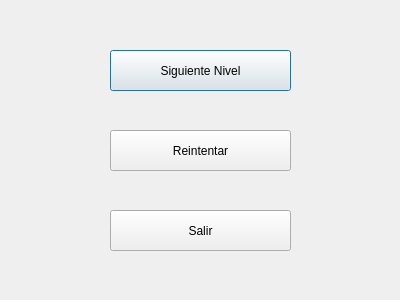
<?xml version="1.0" encoding="UTF-8"?>
<ui version="4.0">
 <class>Options2</class>
 <widget class="QDialog" name="Options2">
  <property name="geometry">
   <rect>
    <x>0</x>
    <y>0</y>
    <width>400</width>
    <height>300</height>
   </rect>
  </property>
  <property name="windowTitle">
   <string>Capucho's Bomb Adventure</string>
  </property>
  <property name="windowIcon">
   <iconset resource="gif.qrc">
    <normaloff>:/Images/icono.png</normaloff>:/Images/icono.png</iconset>
  </property>
  <widget class="QPushButton" name="pushButton">
   <property name="geometry">
    <rect>
     <x>110</x>
     <y>50</y>
     <width>181</width>
     <height>41</height>
    </rect>
   </property>
   <property name="text">
    <string>Siguiente Nivel</string>
   </property>
  </widget>
  <widget class="QPushButton" name="pushButton_2">
   <property name="geometry">
    <rect>
     <x>110</x>
     <y>130</y>
     <width>181</width>
     <height>41</height>
    </rect>
   </property>
   <property name="text">
    <string>Reintentar</string>
   </property>
  </widget>
  <widget class="QPushButton" name="pushButton_3">
   <property name="geometry">
    <rect>
     <x>110</x>
     <y>210</y>
     <width>181</width>
     <height>41</height>
    </rect>
   </property>
   <property name="text">
    <string>Salir</string>
   </property>
  </widget>
 </widget>
 <resources>
  <include location="gif.qrc"/>
 </resources>
 <connections/>
</ui>
